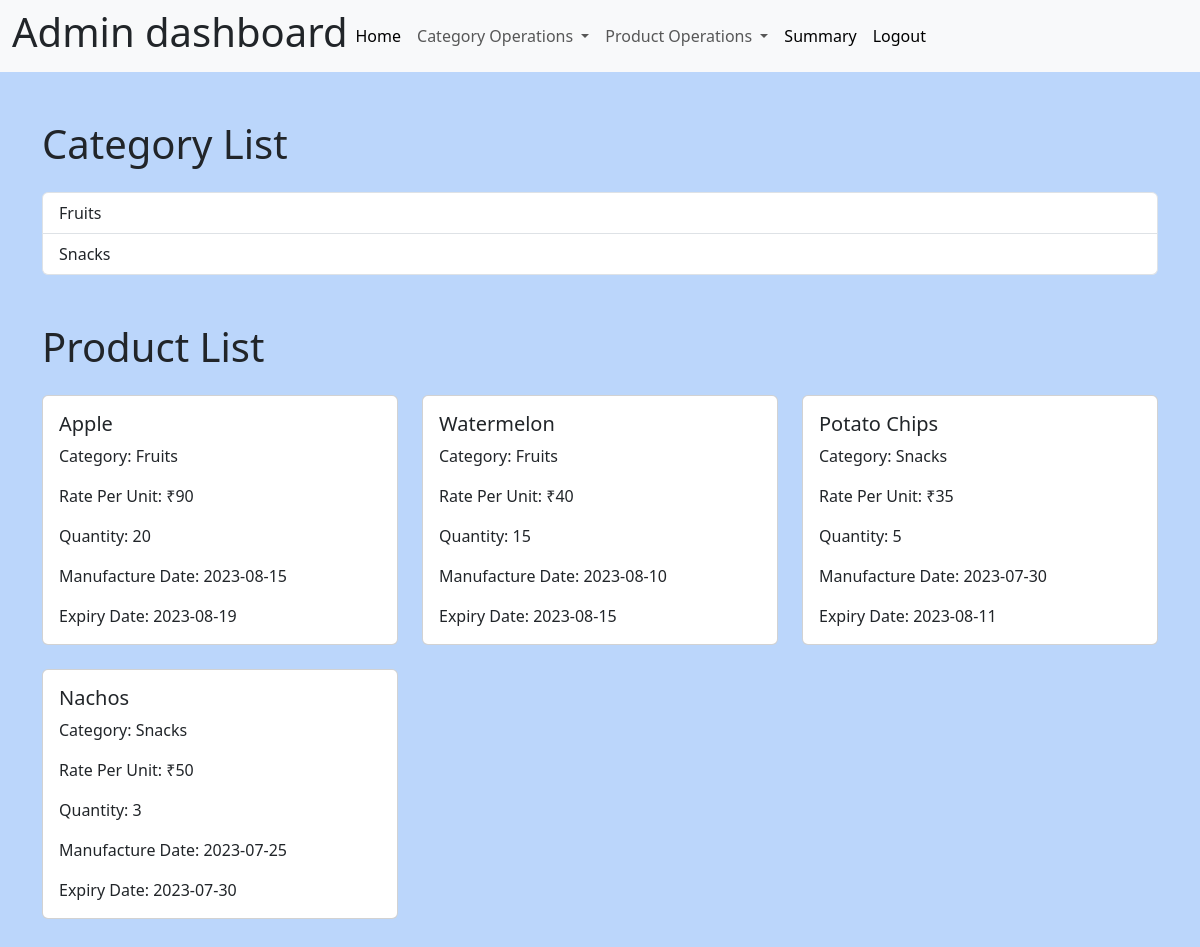
Page /admin_dashboard (signed in) on the committed database.
### models.py (models this page shows, shortened)
class Category(Base):
    __tablename__ = 'categories'
    id = Column(Integer, primary_key=True)
    name = Column(String, unique=True)
    products = relationship("Product")

class Product(Base):
    __tablename__ = 'products'
    id = Column(Integer, primary_key=True,autoincrement=True)
    name = Column(String)
    manufacture_date = Column(String)
    expiry_date = Column(String)
    rate_per_unit = Column(String)
    category_id = Column(Integer, ForeignKey('categories.id'))
    quantity= Column(Integer)
    profile = relationship("Profile")

### app.py (the view)
@app.route('/admin_dashboard', methods=['GET',"POST"])
def admin_dashboard():
    category_items=fetch_category()
    product_items=fetch_all_products()
    if len(li)!=0:
        return render_template('admin_dashboard.html',category_items=category_items, product_items=product_items)
    else:
        return redirect(url_for('adminLogin'))

### models.py (called while the page is built)
def fetch_category():
    u1= session.query(Category).all()
    return u1

def fetch_all_products():
    u1 = session.query(Product).all()
    return u1

### templates/admin_dashboard.html (shortened to what this page needs)
<!DOCTYPE html>
<html lang="en">
<head>
    <link href="https://cdn.jsdelivr.net/npm/bootstrap@5.3.0/dist/css/bootstrap.min.css" rel="stylesheet">
</head>
<body>
<nav class="navbar navbar-expand-lg bg-body-tertiary">
  <div class="container-fluid">
    <center><h1>Admin dashboard</h1></center>
    <div class="collapse navbar-collapse" id="navbarNavDropdown">
      <ul class="navbar-nav">
        <li class="nav-item">
          <a class="nav-link active" aria-current="page" href="#">Home</a>
        </li>
        <li class="nav-item dropdown">
          <a class="nav-link dropdown-toggle" href="#" role="button" data-bs-toggle="dropdown" aria-expanded="false">
            Category Operations
          </a>
        </li>
          <li class="nav-item dropdown">
          <a class="nav-link dropdown-toggle" href="#" role="button" data-bs-toggle="dropdown" aria-expanded="false">
            Product Operations
          </a>
        </li>
      <li class="nav-item">
          <a class="nav-link active" aria-current="page" href="/summary">Summary</a>
        </li>
          <a class="nav-link active" aria-current="page" href="/logout">Logout</a>
      </ul>
    </div>
  </div>
</nav>
<div class="container mt-5">
        <h1 class="mb-4">Category List</h1>
        <ul class="list-group">
            {% for category in category_items %}
            <li class="list-group-item">{{ category.name }}</li>
            {% endfor %}
        </ul>
    </div>
<div class="container mt-5">
        <h1 class="mb-4">Product List</h1>
        <div class="row">
            {% for product in product_items %}
            <div class="col-md-4">
                <div class="card mb-4">
                    <div class="card-body">
                        <h5 class="card-title">{{ product.name }}</h5>
                        <p class="card-text">
                            Category: {% for category in category_items %}
                                {% if category.id == product.category_id %}
                                    {{ category.name }}
                                {% endif %}
                            {% endfor %}
                        </p>
                        <p class="card-text">Rate Per Unit: ₹{{ product.rate_per_unit }}</p>
                        <p class="card-text">Quantity: {{ product.quantity }}</p>
                        <p class="card-text">Manufacture Date: {{ product.manufacture_date }}</p>
                        <p class="card-text">Expiry Date: {{ product.expiry_date }}</p>
                    </div>
                </div>
            </div>
            {% endfor %}
        </div>
    </div>
    <br>
</body>
</html>

### templates/admin_dashboard.html (style rules this page uses)
body { background-color: rgb(187,214,251); }

### rows in the picture
Category: name "Fruits"
Category: name "Snacks"
Product: name "Apple", rate_per_unit "90", quantity "20", manufacture_date "2023-08-15", expiry_date "2023-08-19"
Product: name "Watermelon", rate_per_unit "40", quantity "15", manufacture_date "2023-08-10", expiry_date "2023-08-15"
Product: name "Potato Chips", rate_per_unit "35", quantity "5", manufacture_date "2023-07-30", expiry_date "2023-08-11"
Product: name "Nachos", rate_per_unit "50", quantity "3", manufacture_date "2023-07-25", expiry_date "2023-07-30"
